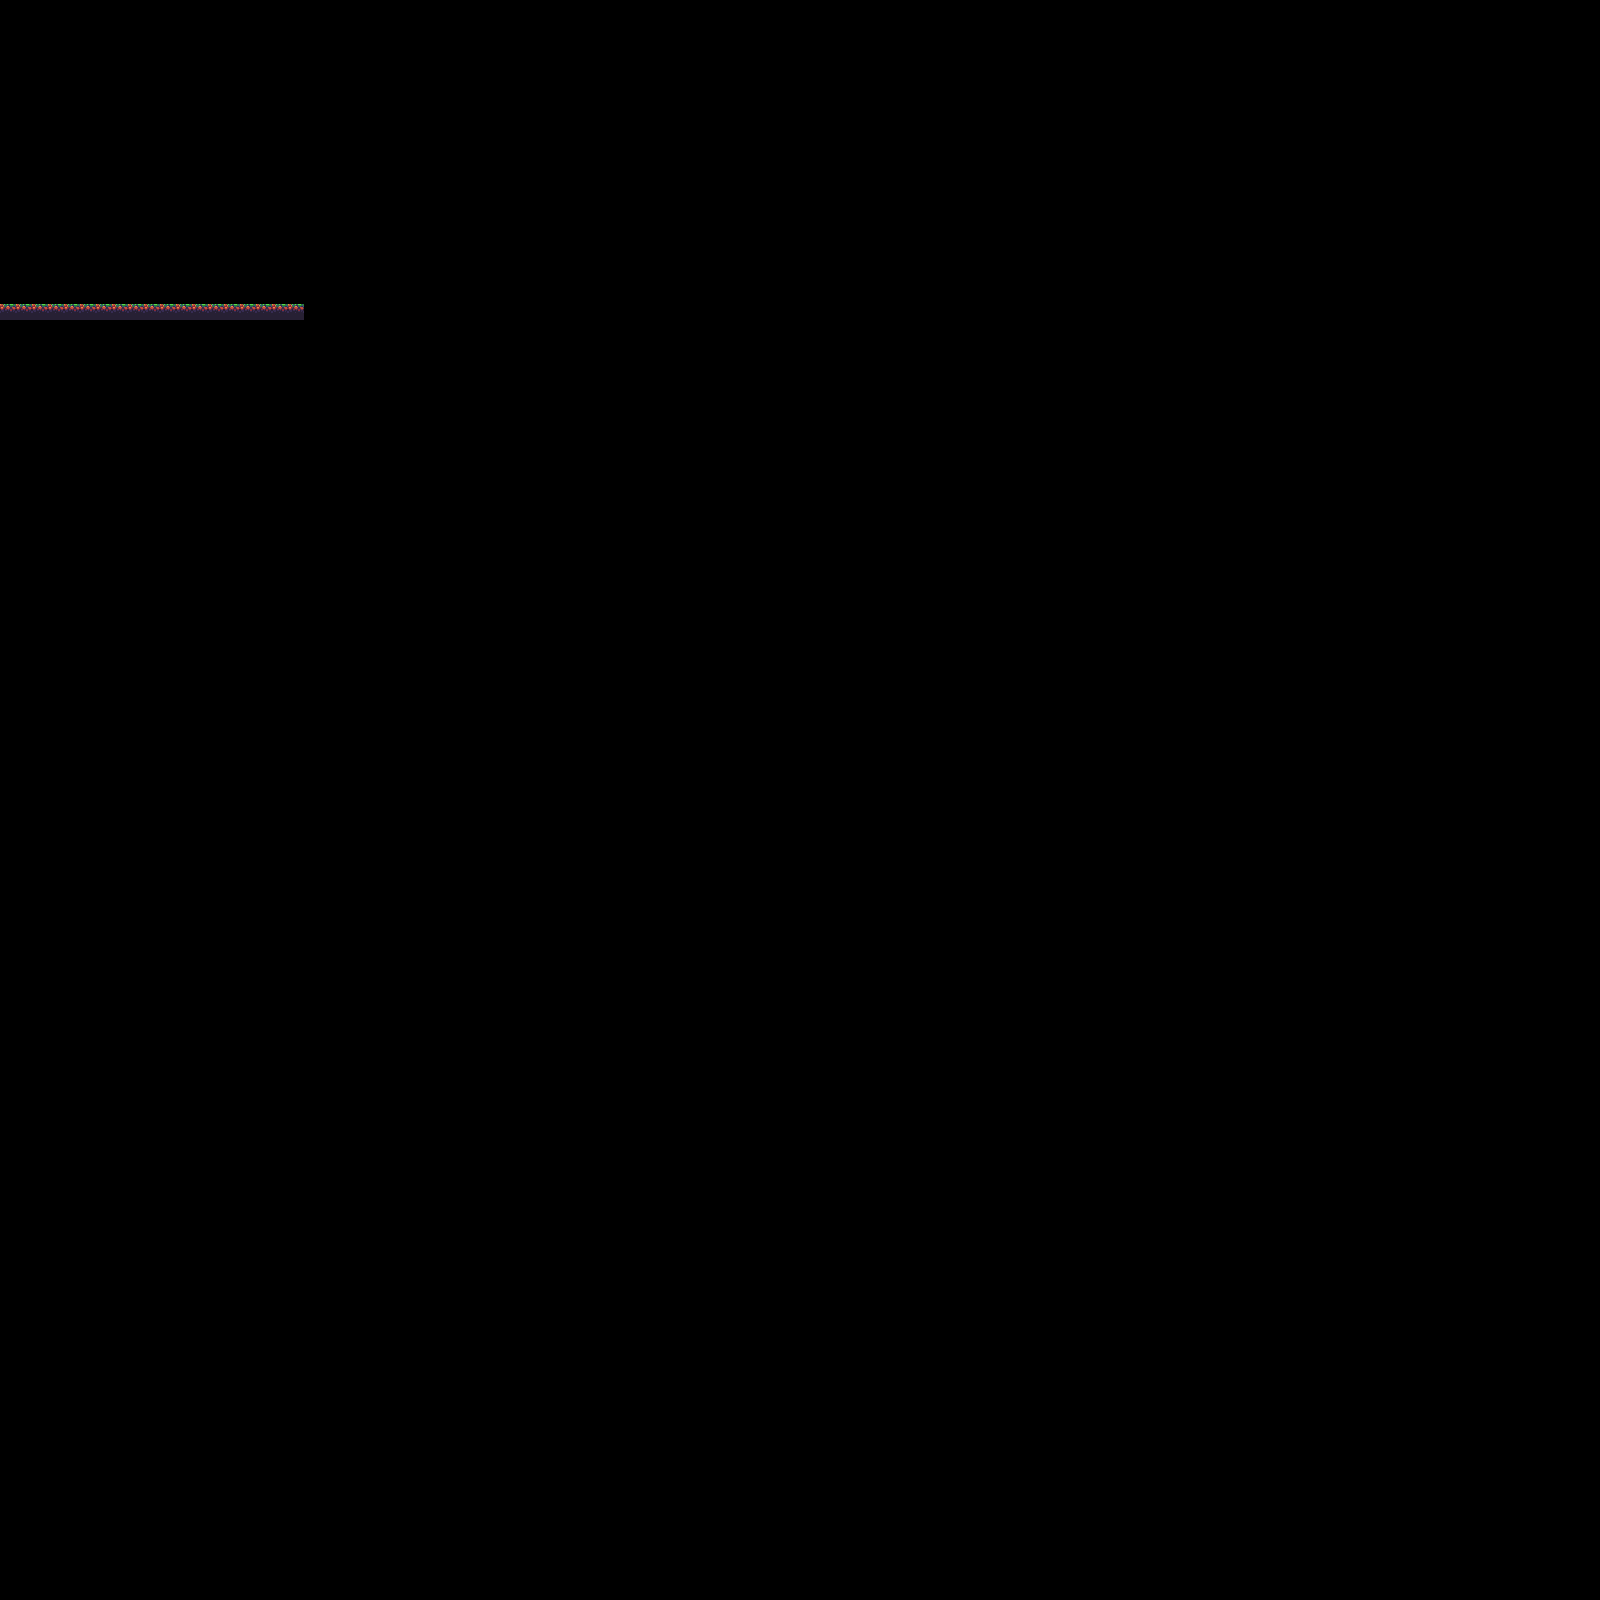

This is a level from a 2D game, rendered from its Tiled map with the project's own tilesets. A one-line summary and the map file follow, with tile-layer data summarised:
An orthogonal 100x100 tile map with 16x16 px tiles, 1 tile layer (Tile Layer 1).

<map version="1.0" tiledversion="2017.09.27" orientation="orthogonal" renderorder="right-down" width="100" height="100" tilewidth="16" tileheight="16" infinite="0" nextobjectid="1">
 <tileset firstgid="1" source="forestorwhatever.tsx" />
 <layer name="Tile Layer 1" width="100" height="100">
  <data>[10000 cells, 19 non-empty, 1 distinct tile ids]</data>
 </layer>
</map>
